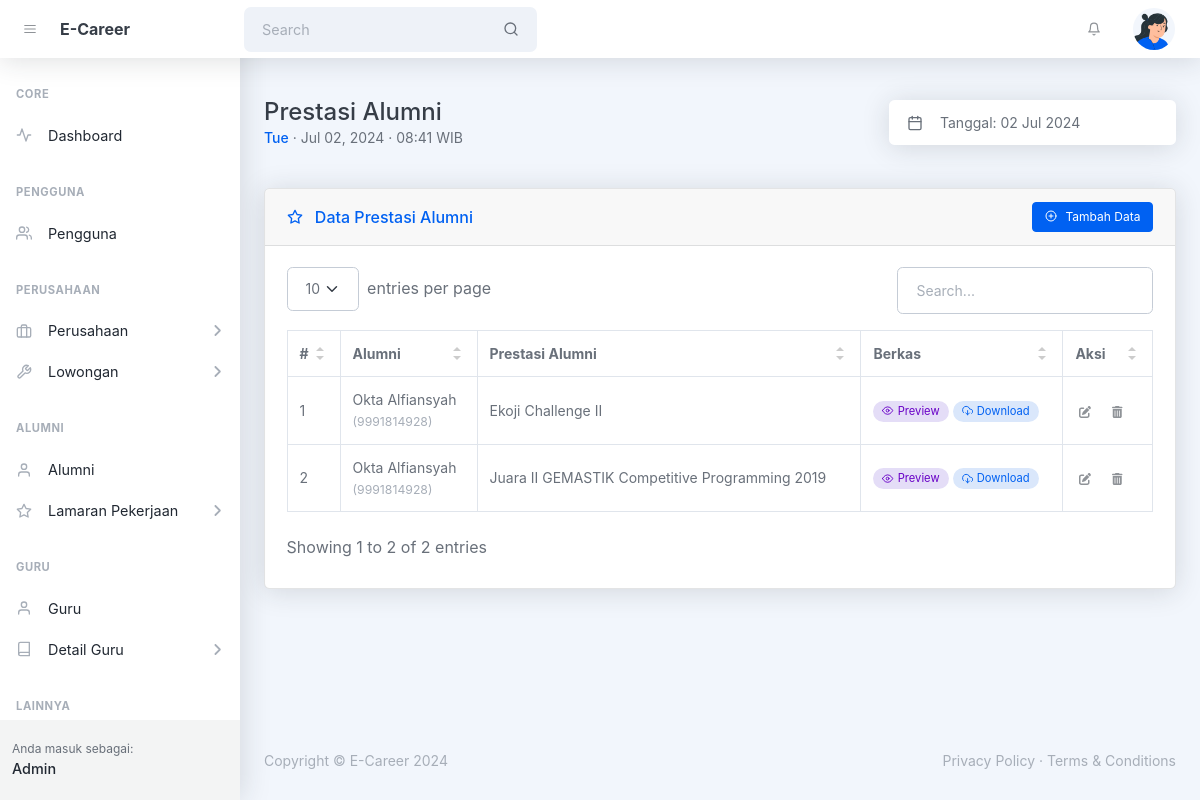
/admin/prestasi_alumni.php (signed in), run on the app's committed database.
### tables this page shows
CREATE TABLE `tbl_prestasi_alumni` (
  `id` int(10) UNSIGNED NOT NULL,
  `id_alumni` int(10) UNSIGNED NOT NULL,
  `nama_prestasi` varchar(128) NOT NULL,
  `file_prestasi` varchar(255) NOT NULL,
  `created_at` timestamp NOT NULL DEFAULT current_timestamp(),
  `updated_at` timestamp NULL DEFAULT NULL ON UPDATE current_timestamp()
);

CREATE TABLE `tbl_alumni` (
  `id` int(10) UNSIGNED NOT NULL,
  `id_pengguna` int(10) UNSIGNED DEFAULT NULL,
  `id_kelas` int(10) UNSIGNED DEFAULT NULL,
  `nisn` varchar(10) NOT NULL,
  `nama_alumni` varchar(128) NOT NULL,
  `jk` enum('l','p') NOT NULL,
  `alamat` varchar(255) NOT NULL,
  `tmp_lahir` varchar(64) NOT NULL,
  `tgl_lahir` date NOT NULL,
  `no_telp` varchar(16) DEFAULT NULL,
  `email` varchar(128) NOT NULL,
  `created_at` timestamp NOT NULL DEFAULT current_timestamp() ON UPDATE current_timestamp(),
  `updated_at` timestamp NULL DEFAULT NULL ON UPDATE current_timestamp()
);

### helpers/isAccessAllowedHelper.php (called while the page is built, shortened)
<?php
function isAccessAllowed($expected_hak_akses = null): bool {
    include_once '../config/config.php';
    $current_hak_akses = $_SESSION['hak_akses'] ?? null;
    $expected_hak_akses = !is_array($expected_hak_akses)
        ? array($expected_hak_akses)
        : $expected_hak_akses;
    return true;
}
?>

### admin/prestasi_alumni.php (the view, shortened to what this page needs)
<?php
include '../helpers/isAccessAllowedHelper.php';
if (!isAccessAllowed('admin')) :
  session_destroy();
  echo "<meta http-equiv='refresh' content='0;" . base_url_return('index.php?msg=other_error') . "'>";
else :
  include_once '../config/connection.php';
?>
  <!DOCTYPE html>
  <html lang="en">
  <head>
    <?php include '_partials/head.php' ?>
  </head>
  <body class="nav-fixed">
    <?php include '_partials/topnav.php' ?>
    <div id="layoutSidenav">
      <div id="layoutSidenav_nav">
        <?php include '_partials/sidebar.php' ?>
      </div>
      <div id="layoutSidenav_content">
        <main>
          <div class="container-xl px-4 mt-5">
            <div class="d-flex justify-content-between align-items-sm-center flex-column flex-sm-row mb-4">
              <div class="me-4 mb-3 mb-sm-0">
                <h1 class="mb-0">Prestasi Alumni</h1>
                <div class="small">
                  <span class="fw-500 text-primary"><?= date('D') ?></span>
                  &middot; <?= date('M d, Y') ?> &middot; <?= date('H:i') ?> WIB
                </div>
              </div>
              <div class="input-group input-group-joined border-0 shadow w-auto">
                <span class="input-group-text"><i data-feather="calendar"></i></span>
                <input class="form-control ps-0 pointer" id="litepickerRangePlugin" value="Tanggal: <?= date('d M Y') ?>" readonly />
              </div>
            </div>
            <div class="card card-header-actions mb-4 mt-5">
              <div class="card-header">
                <div>
                  <i data-feather="star" class="me-2 mt-1"></i>
                  Data Prestasi Alumni
                </div>
                <button class="btn btn-sm btn-primary toggle_modal_tambah" type="button"><i data-feather="plus-circle" class="me-2"></i>Tambah Data</button>
              </div>
              <div class="card-body">
                <table id="datatablesSimple">
                  <thead>
                    <tr>
                      <th>#</th>
                      <th>Alumni</th>
                      <th>Prestasi Alumni</th>
                      <th>Berkas</th>
                      <th>Aksi</th>
                    </tr>
                  </thead>
                  <tbody>
                    <?php
                    $no = 1;
                    $query_prestasi_alumni = mysqli_query($connection,
                      "SELECT
                        d.id AS id_prestasi_alumni, d.nama_prestasi, d.file_prestasi,
                        a.id AS id_alumni, a.nisn, a.nama_alumni, a.jk, a.alamat, a.tmp_lahir, a.tgl_lahir, a.no_telp, a.email,
                        b.id AS id_kelas, b.nama_kelas,
                        c.id AS id_wali_kelas, c.nama_guru AS nama_wali_kelas,
                        f.id AS id_pengguna, f.username, f.hak_akses
                      FROM tbl_prestasi_alumni AS d
                      INNER JOIN tbl_alumni AS a
                        ON a.id = d.id_alumni
                      LEFT JOIN tbl_kelas AS b
                        ON b.id = a.id_kelas
                      LEFT JOIN tbl_guru AS c
                        ON c.id = b.id_wali_kelas
                      LEFT JOIN tbl_pengguna AS f
                        ON f.id = a.id_pengguna
                      ORDER BY d.id DESC");
                    while ($prestasi_alumni = mysqli_fetch_assoc($query_prestasi_alumni)):
                      $path_file_prestasi_alumni = base_url_return('assets/uploads/file_prestasi_alumni/');
                      $file_prestasi = $prestasi_alumni['file_prestasi'] ?? null;
                      $link_file_prestasi = $path_file_prestasi_alumni . $file_prestasi;
                    ?>
                      <tr>
                        <td><?= $no++ ?></td>
                        <td>
                          <?= htmlspecialchars($prestasi_alumni['nama_alumni']) ?>
                          <?= "<br><small class='text-muted'>({$prestasi_alumni['nisn']})</small>" ?>
                        </td>
                        <td><?= $prestasi_alumni['nama_prestasi'] ?></td>
                        <td>
                          <?php if ($file_prestasi): ?>
                            <a class="btn btn-xs rounded-pill bg-purple-soft text-purple" href="<?= $link_file_prestasi ?>" target="_blank">
                              <i data-feather="eye" class="me-1"></i>Preview
                            </a>
                            <a class="btn btn-xs rounded-pill bg-blue-soft text-blue" href="<?= $link_file_prestasi ?>" download>
                              <i data-feather="download-cloud" class="me-1"></i>Download
                            </a>
                          <?php else: ?>
                            <small class="text-muted">Tidak ada</small>
                          <?php endif ?>
                        </td>
                        <td>
                          <button class="btn btn-datatable btn-icon btn-transparent-dark me-2 toggle_modal_ubah"
                            data-id_prestasi_alumni="<?= $prestasi_alumni['id_prestasi_alumni'] ?>"
                            data-nama_prestasi="<?= $prestasi_alumni['nama_prestasi'] ?>"
                            data-file_prestasi="<?= $prestasi_alumni['file_prestasi'] ?>">
                            <i class="fa fa-pen-to-square"></i>
                          </button>
                          <button class="btn btn-datatable btn-icon btn-transparent-dark me-2 toggle_swal_hapus"
                            data-id_prestasi_alumni="<?= $prestasi_alumni['id_prestasi_alumni'] ?>"
                            data-id_alumni="<?= $prestasi_alumni['id_alumni'] ?>"
                            data-nama_prestasi="<?= $prestasi_alumni['nama_prestasi'] ?>">
                            <i class="fa fa-trash-can"></i>
                          </button>
                        </td>
                      </tr>
                    <?php endwhile ?>
                  </tbody>
                </table>
              </div>
            </div>
          </div>
        </main>
        <?php include '_partials/footer.php' ?>
      </div>
    </div>
  </body>
  </html>
<?php endif ?>

### data on the page
tbl_prestasi_alumni: id_alumni.nama_alumni "Okta Alfiansyah", id_alumni.nisn "9991814928", nama_prestasi "Ekoji Challenge II"
tbl_prestasi_alumni: id_alumni.nama_alumni "Okta Alfiansyah", id_alumni.nisn "9991814928", nama_prestasi "Juara II GEMASTIK Competitive Programming 2019"

### other printed values
SITE_NAME_SHORT "E-Career"
$user_logged_in "Admin"
